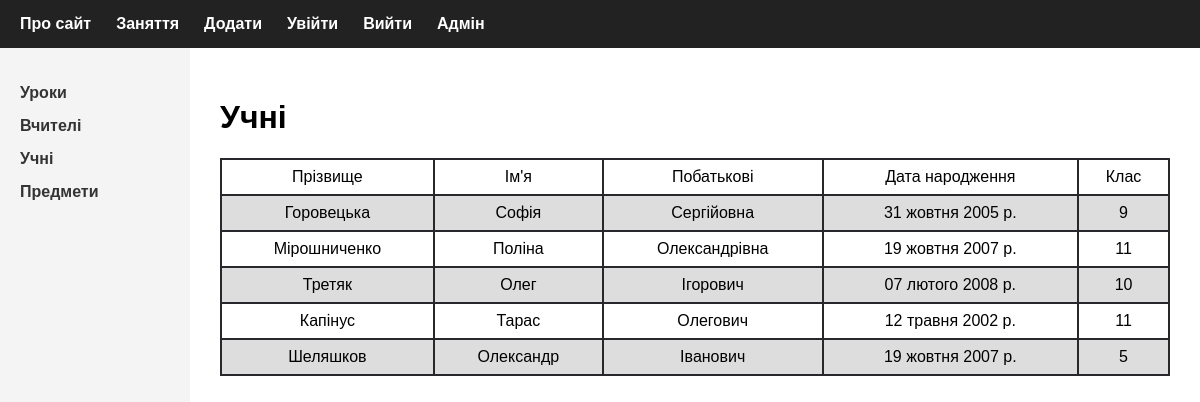
The app's page /lessons/students/ with its own data.
### lessons/models.py (models this page shows, shortened)
class Students(models.Model):
    last_name = models.CharField(max_length=100, verbose_name='Прізвище')
    first_name = models.CharField(max_length=100, verbose_name= 'Ім\'я')
    patronymic = models.CharField(max_length=100, blank=True, verbose_name='Побатькові')
    birth_date = models.DateField(null=True, blank=True, verbose_name='Дата народження')
    grade = models.IntegerField(verbose_name= 'Клас')
    class Meta:
        verbose_name = 'Учень'
        verbose_name_plural = 'Учень'

### lessons/views.py (the view)
# urls.py: path('students/', views.web_students, name='students'),
def web_students(request):
    students = Students.objects.all()
    context = {'students': students, 'menu': menu}
    return render(request, 'lessons/students.html', context)

### lessons/templates/lessons/students.html (shortened to what this page needs)
{% extends 'lessons/index.html' %}
{% block page %}
<h1>
    Учні
</h1>
<table>
    <tr>
        <td>Прізвище</td>
        <td>Ім'я</td>
        <td>Побатькові</td>
        <td>Дата народження</td>
        <td>Клас</td>
    </tr>
    {% for student in students %}
    <tr>
        <td>{{student.last_name}}</td>
        <td>{{student.first_name}}</td>
        <td>{{student.patronymic}}</td>
        <td>{{student.birth_date}}</td>
        <td>{{student.grade}}</td>
    </tr>
    {% endfor %}
</table>
{% endblock page %}

### lessons/static/lessons/styles/index_style.css (style rules this page uses)
body { margin: 0; font-family: Arial, sans-serif; }
.content table { font-family: arial, sans-serif; border-collapse: collapse; width: 100%; }
.content td, th { border: 2px solid #26282B; text-align: center; padding: 8px; }
.content tr:nth-child(even) { background-color: #ddd; }

### records on screen
Students: last_name "Горовецька", first_name "Софія", patronymic "Сергійовна", birth_date "31 жовтня 2005 р.", grade "9"
Students: last_name "Мірошниченко", first_name "Поліна", patronymic "Олександрівна", birth_date "19 жовтня 2007 р.", grade "11"
Students: last_name "Третяк", first_name "Олег", patronymic "Ігорович", birth_date "07 лютого 2008 р.", grade "10"
Students: last_name "Капінус", first_name "Тарас", patronymic "Олегович", birth_date "12 травня 2002 р.", grade "11"
Students: last_name "Шеляшков", first_name "Олександр", patronymic "Іванович", birth_date "19 жовтня 2007 р.", grade "5"

### other values on screen
{{ m.title }} "Про сайт" "Заняття" "Додати" "Увійти" "Вийти" "Адмін"
